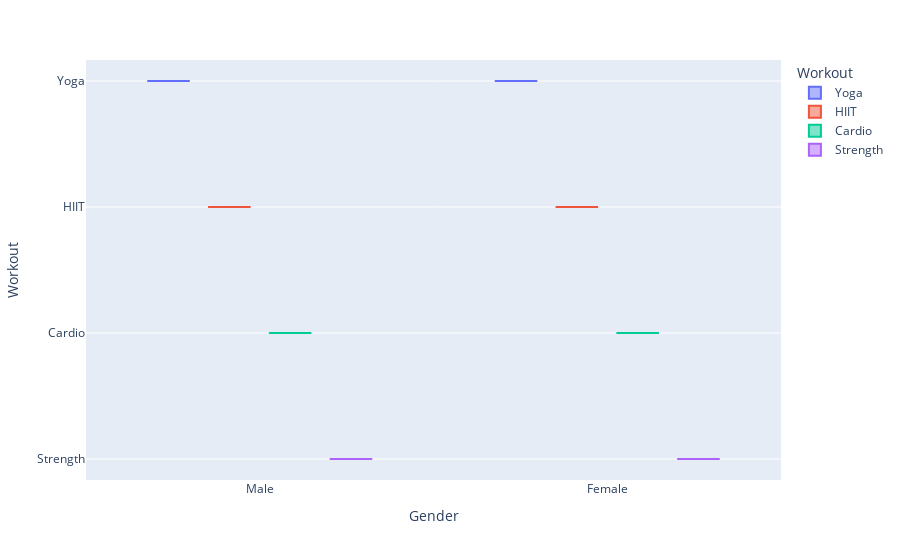

The notebook cell saved with this chart:
### Code cell
import plotly.express as pt
pt.box(A,x='Gender',y='Workout',color='Workout',notched=True)

### Figure 1 — Plotly figure (JSON) as saved in the notebook; plotly's stock layout.template omitted (floating-point values rounded to 4 significant figures; data arrays with more than 128 entries replaced by an {"elided": "..."} marker saying what was removed)
{"data": [{"alignmentgroup": "True", "hovertemplate": "Workout=%{y}<br>Gender=%{x}<extra></extra>", "legendgroup": "Yoga", "marker": {"color": "#636efa"}, "name": "Yoga", "notched": true, "offsetgroup": "Yoga", "orientation": "v", "showlegend": true, "type": "box", "x": {"elided": "239 str values"}, "x0": " ", "xaxis": "x", "y": {"elided": "239 str values"}, "y0": " ", "yaxis": "y"}, {"alignmentgroup": "True", "hovertemplate": "Workout=%{y}<br>Gender=%{x}<extra></extra>", "legendgroup": "HIIT", "marker": {"color": "#EF553B"}, "name": "HIIT", "notched": true, "offsetgroup": "HIIT", "orientation": "v", "showlegend": true, "type": "box", "x": {"elided": "221 str values"}, "x0": " ", "xaxis": "x", "y": {"elided": "221 str values"}, "y0": " ", "yaxis": "y"}, {"alignmentgroup": "True", "hovertemplate": "Workout=%{y}<br>Gender=%{x}<extra></extra>", "legendgroup": "Cardio", "marker": {"color": "#00cc96"}, "name": "Cardio", "notched": true, "offsetgroup": "Cardio", "orientation": "v", "showlegend": true, "type": "box", "x": {"elided": "255 str values"}, "x0": " ", "xaxis": "x", "y": {"elided": "255 str values"}, "y0": " ", "yaxis": "y"}, {"alignmentgroup": "True", "hovertemplate": "Workout=%{y}<br>Gender=%{x}<extra></extra>", "legendgroup": "Strength", "marker": {"color": "#ab63fa"}, "name": "Strength", "notched": true, "offsetgroup": "Strength", "orientation": "v", "showlegend": true, "type": "box", "x": {"elided": "258 str values"}, "x0": " ", "xaxis": "x", "y": {"elided": "258 str values"}, "y0": " ", "yaxis": "y"}], "layout": {"boxmode": "group", "legend": {"title": {"text": "Workout"}, "tracegroupgap": 0}, "margin": {"t": 60}, "xaxis": {"anchor": "y", "domain": [0, 1], "title": {"text": "Gender"}}, "yaxis": {"anchor": "x", "categoryarray": ["Strength", "Cardio", "HIIT", "Yoga"], "categoryorder": "array", "domain": [0, 1], "title": {"text": "Workout"}}}}
